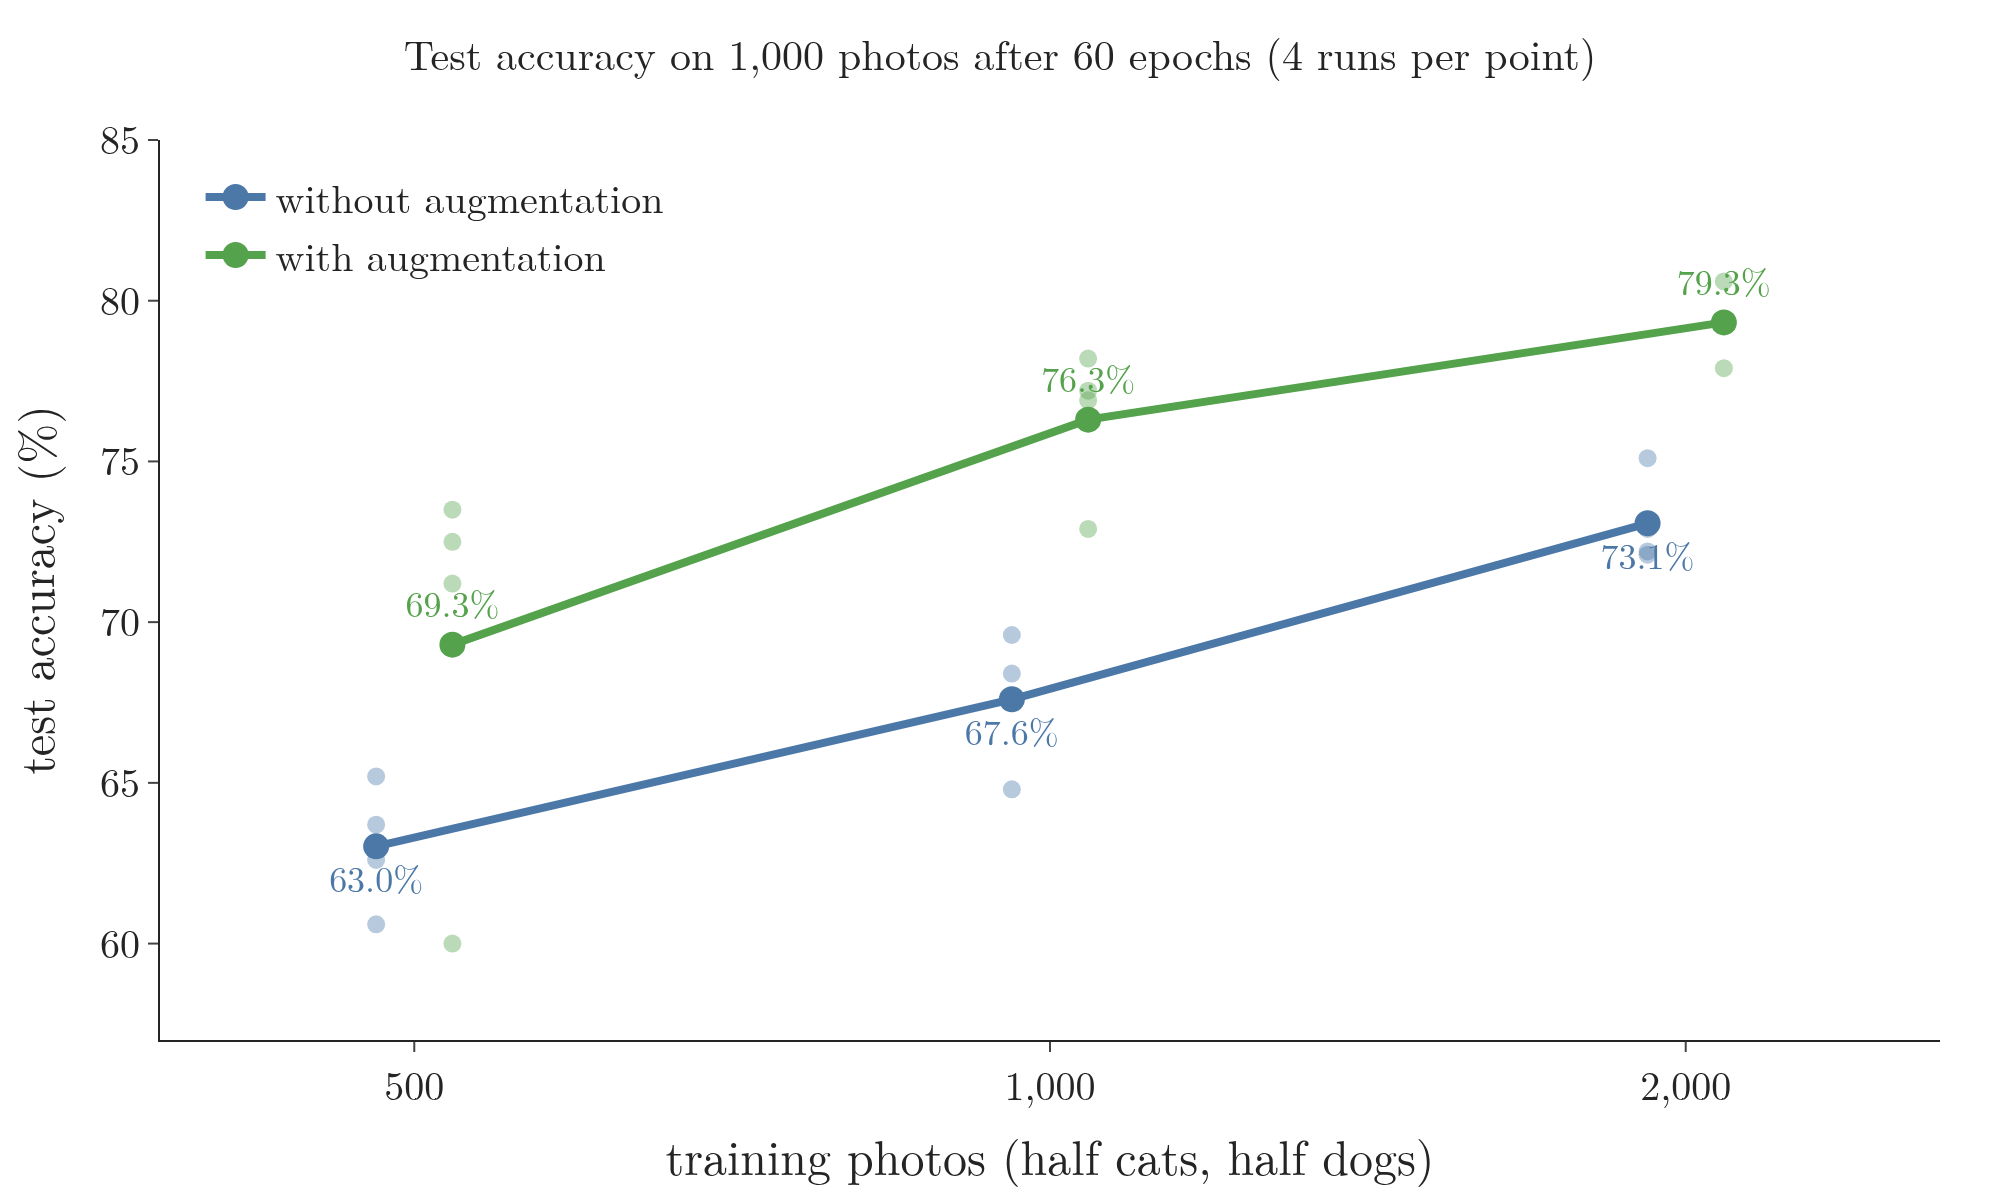

Here is the Python script that generated this plot:
"""Augmentation stretches a small dataset, from data/data_size.json (experiments/data_size.py: the Note's model with
and without its three random layers, 500 to 2,000 training photos, 60 epochs, 4 seeds, GPU; test accuracy on the
same 1,000 photos). Dots: single runs; lines: their means. Plotly."""
import json
from pathlib import Path

import numpy as np
import plotly.graph_objects as go

HERE = Path(__file__).parent
R = json.load(open(HERE.parent / "data" / "data_size.json"))
N = [500, 1000, 2000]
P = np.array([R[f"{n}_plain"] for n in N]) * 100
A = np.array([R[f"{n}_aug"] for n in N]) * 100
assert (A.mean(1) > P.mean(1)).all() and A.mean(1)[1] > P.mean(1)[2]
X = np.arange(3)
fig = go.Figure()
for M, col, name, off in ((P, "#4C78A8", "without augmentation", -0.06), (A, "#54A24B", "with augmentation", 0.06)):
    for k in range(M.shape[1]):
        fig.add_scatter(x=X + off, y=M[:, k], mode="markers", marker=dict(size=9, color=col, opacity=0.4),
                        showlegend=False)
    fig.add_scatter(x=X + off, y=M.mean(1), mode="lines+markers+text", text=[f"{v:.1f}%" for v in M.mean(1)],
                    textposition="top center" if off > 0 else "bottom center", textfont=dict(size=18, color=col),
                    line=dict(color=col, width=4), marker=dict(size=13), name=name)
fig.update_layout(template="simple_white", width=1000, height=600, font=dict(family="Latin Modern Roman", size=20),
                  title=dict(text="Test accuracy on 1,000 photos after 60 epochs (4 runs per point)", x=0.5,
                             font=dict(size=21)),
                  xaxis=dict(title="training photos (half cats, half dogs)", tickvals=X, ticktext=["500", "1,000", "2,000"],
                             range=[-0.4, 2.4]),
                  yaxis=dict(title="test accuracy (%)", range=[57, 85]),
                  legend=dict(x=0.02, y=0.98), margin=dict(l=80, r=30, t=70, b=80))
fig.write_image(HERE / "data_size.png", scale=2)
print(P.mean(1).round(1), A.mean(1).round(1))
